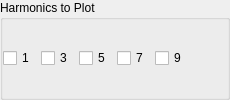
               <widget class="QGroupBox" name="groupBox_nhplot">
                <property name="sizePolicy">
                 <sizepolicy hsizetype="Preferred" vsizetype="Fixed">
                  <horstretch>0</horstretch>
                  <verstretch>0</verstretch>
                 </sizepolicy>
                </property>
                <property name="title">
                 <string>Harmonics to Plot</string>
                </property>
                <property name="flat">
                 <bool>true</bool>
                </property>
                <layout class="QHBoxLayout" name="horizontalLayout_12">
                 <property name="leftMargin">
                  <number>0</number>
                 </property>
                 <property name="topMargin">
                  <number>0</number>
                 </property>
                 <property name="rightMargin">
                  <number>0</number>
                 </property>
                 <property name="bottomMargin">
                  <number>0</number>
                 </property>
                 <item>
                  <widget class="QCheckBox" name="checkBox_nhplot1">
                   <property name="text">
                    <string>1</string>
                   </property>
                  </widget>
                 </item>
                 <item>
                  <widget class="QCheckBox" name="checkBox_nhplot3">
                   <property name="text">
                    <string>3</string>
                   </property>
                  </widget>
                 </item>
                 <item>
                  <widget class="QCheckBox" name="checkBox_nhplot5">
                   <property name="text">
                    <string>5</string>
                   </property>
                  </widget>
                 </item>
                 <item>
                  <widget class="QCheckBox" name="checkBox_nhplot7">
                   <property name="text">
                    <string>7</string>
                   </property>
                  </widget>
                 </item>
                 <item>
                  <widget class="QCheckBox" name="checkBox_nhplot9">
                   <property name="text">
                    <string>9</string>
                   </property>
                  </widget>
                 </item>
                 <item>
                  <spacer name="horizontalSpacer_13">
                   <property name="orientation">
                    <enum>Qt::Horizontal</enum>
                   </property>
                   <property name="sizeHint" stdset="0">
                    <size>
                     <width>40</width>
                     <height>20</height>
                    </size>
                   </property>
                  </spacer>
                 </item>
                </layout>
               </widget>
